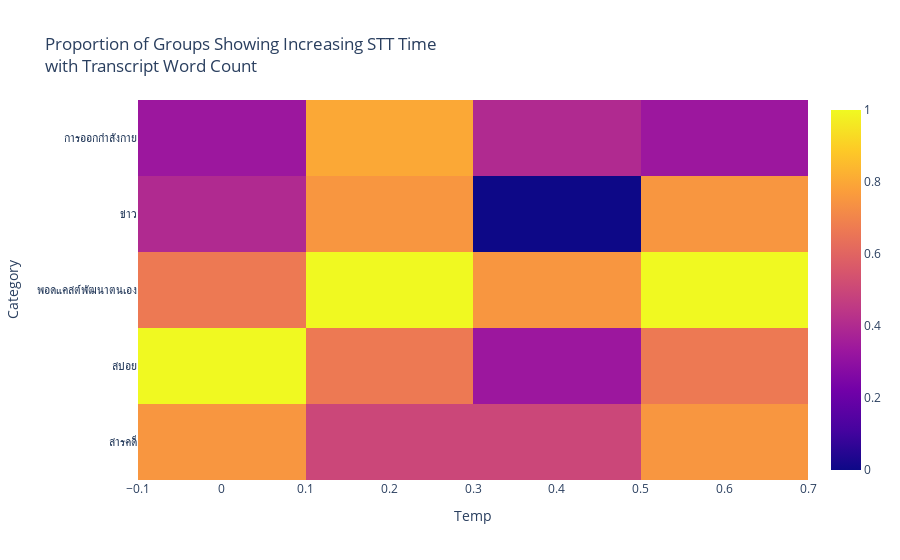

Notebook code for this chart:
### Markdown cell above
### งั้นลองเปลี่ยนจาก total time -> speech to text time

### Code cell
# 1) สร้าง duration group (5,10,15,20,25 นาที)
df["duration_group"] = (df["durationSec"] / 300).round() * 300

import numpy as np

# 2) ฟังก์ชันดูแนวโน้ม (เหมือนเดิม)
def trend_direction(x, y):
    # x = transcriptWord, y = timeSpeechtoTextSec
    order = np.argsort(x)
    y_sorted = y[order]

    if np.all(np.diff(y_sorted) > 0):
        return "increasing"
    elif np.all(np.diff(y_sorted) < 0):
        return "decreasing"
    else:
        return "mixed"

# 3) คำนวณ trend ต่อ group
results = []

group_cols = ["Category", "whisperTemp", "duration_group"]

for keys, g in df.groupby(group_cols):
    # ต้องมีครบ 3 ตัว และ STT time ไม่เป็น NaN
    if len(g) == 3 and g["timeSpeechtoTextSec"].notna().all():
        trend = trend_direction(
            g["transcriptWord"].values,
            g["timeSpeechtoTextSec"].values
        )
        results.append({
            "Category": keys[0],
            "Temp": keys[1],
            "Duration": keys[2],
            "trend": trend
        })

import pandas as pd

trend_df = pd.DataFrame(results)

# 4) ดูสัดส่วน trend (optional debug)
trend_df.groupby(["Category", "Temp"])["trend"].value_counts(normalize=True)
import plotly.express as px

summary = (
    trend_df
    .assign(is_increasing=lambda x: x["trend"] == "increasing")
    .groupby(["Category", "Temp"])["is_increasing"]
    .mean()
    .reset_index()
)

fig = px.imshow(
    summary.pivot(
        index="Category",
        columns="Temp",
        values="is_increasing"
    ),
    title="Proportion of Groups Showing Increasing STT Time<br>with Transcript Word Count"
)

fig.show()

### Figure 1 — Plotly figure (JSON) as saved in the notebook; plotly's stock layout.template omitted (floating-point values rounded to 4 significant figures)
{"data": [{"coloraxis": "coloraxis", "hovertemplate": "Temp: %{x}<br>Category: %{y}<br>color: %{z}<extra></extra>", "name": "0", "type": "heatmap", "x": [0.0, 0.2, 0.4, 0.6], "xaxis": "x", "y": ["การออกกำลังกาย", "ข่าว", "พอดแคสต์พัฒนาตนเอง", "สปอย", "สารคดี"], "yaxis": "y", "z": [[0.3333, 0.8, 0.4, 0.3333], [0.4, 0.75, 0.0, 0.75], [0.6667, 1.0, 0.75, 1.0], [1.0, 0.6667, 0.3333, 0.6667], [0.75, 0.5, 0.5, 0.75]]}], "layout": {"coloraxis": {"colorscale": [[0, "#0d0887"], [0.1111, "#46039f"], [0.2222, "#7201a8"], [0.3333, "#9c179e"], [0.4444, "#bd3786"], [0.5556, "#d8576b"], [0.6667, "#ed7953"], [0.7778, "#fb9f3a"], [0.8889, "#fdca26"], [1, "#f0f921"]]}, "title": {"text": "Proportion of Groups Showing Increasing STT Time<br>with Transcript Word Count"}, "xaxis": {"anchor": "y", "constrain": "domain", "domain": [0, 1], "scaleanchor": "y", "title": {"text": "Temp"}}, "yaxis": {"anchor": "x", "autorange": "reversed", "constrain": "domain", "domain": [0, 1], "title": {"text": "Category"}}}}
